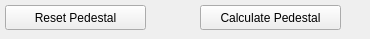
    <widget class="QWidget" name="page_3">
     <widget class="QPushButton" name="btnResetPedestal">
      <property name="geometry">
       <rect>
        <x>5</x>
        <y>5</y>
        <width>141</width>
        <height>25</height>
       </rect>
      </property>
      <property name="sizePolicy">
       <sizepolicy hsizetype="Fixed" vsizetype="Fixed">
        <horstretch>0</horstretch>
        <verstretch>0</verstretch>
       </sizepolicy>
      </property>
      <property name="maximumSize">
       <size>
        <width>16777215</width>
        <height>16777215</height>
       </size>
      </property>
      <property name="palette">
       <palette>
        <active>
         <colorrole role="Shadow">
          <brush brushstyle="SolidPattern">
           <color alpha="255">
            <red>20</red>
            <green>20</green>
            <blue>20</blue>
           </color>
          </brush>
         </colorrole>
        </active>
        <inactive>
         <colorrole role="Shadow">
          <brush brushstyle="SolidPattern">
           <color alpha="255">
            <red>20</red>
            <green>20</green>
            <blue>20</blue>
           </color>
          </brush>
         </colorrole>
        </inactive>
        <disabled>
         <colorrole role="Shadow">
          <brush brushstyle="SolidPattern">
           <color alpha="255">
            <red>20</red>
            <green>20</green>
            <blue>20</blue>
           </color>
          </brush>
         </colorrole>
        </disabled>
       </palette>
      </property>
      <property name="focusPolicy">
       <enum>Qt::NoFocus</enum>
      </property>
      <property name="text">
       <string>Reset Pedestal</string>
      </property>
      <property name="icon">
       <iconset resource="../include/icons.qrc">
        <normaloff>:/icons/images/erase.png</normaloff>:/icons/images/erase.png</iconset>
      </property>
      <property name="iconSize">
       <size>
        <width>16</width>
        <height>16</height>
       </size>
      </property>
     </widget>
     <widget class="QPushButton" name="btnCalPedestal">
      <property name="geometry">
       <rect>
        <x>200</x>
        <y>5</y>
        <width>141</width>
        <height>25</height>
       </rect>
      </property>
      <property name="sizePolicy">
       <sizepolicy hsizetype="Fixed" vsizetype="Fixed">
        <horstretch>0</horstretch>
        <verstretch>0</verstretch>
       </sizepolicy>
      </property>
      <property name="maximumSize">
       <size>
        <width>16777215</width>
        <height>16777215</height>
       </size>
      </property>
      <property name="palette">
       <palette>
        <active>
         <colorrole role="Shadow">
          <brush brushstyle="SolidPattern">
           <color alpha="255">
            <red>20</red>
            <green>20</green>
            <blue>20</blue>
           </color>
          </brush>
         </colorrole>
        </active>
        <inactive>
         <colorrole role="Shadow">
          <brush brushstyle="SolidPattern">
           <color alpha="255">
            <red>20</red>
            <green>20</green>
            <blue>20</blue>
           </color>
          </brush>
         </colorrole>
        </inactive>
        <disabled>
         <colorrole role="Shadow">
          <brush brushstyle="SolidPattern">
           <color alpha="255">
            <red>20</red>
            <green>20</green>
            <blue>20</blue>
           </color>
          </brush>
         </colorrole>
        </disabled>
       </palette>
      </property>
      <property name="focusPolicy">
       <enum>Qt::NoFocus</enum>
      </property>
      <property name="text">
       <string>Calculate Pedestal</string>
      </property>
      <property name="icon">
       <iconset resource="../include/icons.qrc">
        <normaloff>:/icons/images/calculate.png</normaloff>:/icons/images/calculate.png</iconset>
      </property>
      <property name="iconSize">
       <size>
        <width>16</width>
        <height>16</height>
       </size>
      </property>
     </widget>
     <widget class="QPushButton" name="btnRight3">
      <property name="geometry">
       <rect>
        <x>345</x>
        <y>0</y>
        <width>16</width>
        <height>16</height>
       </rect>
      </property>
      <property name="sizePolicy">
       <sizepolicy hsizetype="Fixed" vsizetype="Fixed">
        <horstretch>0</horstretch>
        <verstretch>0</verstretch>
       </sizepolicy>
      </property>
      <property name="focusPolicy">
       <enum>Qt::NoFocus</enum>
      </property>
      <property name="text">
       <string/>
      </property>
      <property name="icon">
       <iconset resource="../include/icons.qrc">
        <normaloff>:/icons/images/rightArrow.png</normaloff>:/icons/images/rightArrow.png</iconset>
      </property>
      <property name="iconSize">
       <size>
        <width>16</width>
        <height>16</height>
       </size>
      </property>
      <property name="flat">
       <bool>true</bool>
      </property>
     </widget>
    </widget>
